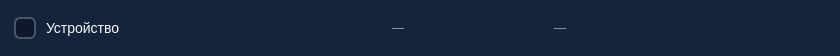
<?xml version="1.0" encoding="UTF-8"?>
<ui version="4.0">
 <class>ScanRow</class>
 <widget class="QWidget" name="ScanRow">
  <property name="geometry"><rect><x>0</x><y>0</y><width>840</width><height>56</height></rect></property>
  <attribute name="WA_StyledBackground"><bool>true</bool></attribute>
  <property name="styleSheet">
   <string notr="true">
QWidget#ScanRow { background-color: #16233C; border-radius: 10px; }
QWidget#ScanRow[saved="true"] { background-color: #10261F; border: 1px solid #10B981; }
QCheckBox { color: #F8FAFC; font-size: 14px; spacing: 10px; }
QCheckBox:disabled { color: #A7F3D0; }
QCheckBox::indicator { width: 18px; height: 18px; border-radius: 6px; border: 2px solid #475569; background-color: #0F172A; }
QCheckBox::indicator:hover { border-color: #3B82F6; }
QCheckBox::indicator:checked { background-color: #3B82F6; border-color: #3B82F6; }
QCheckBox[saved="true"]::indicator:checked { background-color: #10B981; border-color: #34D399; }
QCheckBox[saved="true"]::indicator:disabled { background-color: #10B981; border-color: #34D399; }
QLabel#MacLabel, QLabel#UuidLabel { color: #94A3B8; }
   </string>
  </property>
  <layout class="QHBoxLayout" name="rowLayout" stretch="1,0,0">
   <property name="spacing"><number>12</number></property>
   <property name="leftMargin"><number>14</number></property>
   <property name="topMargin"><number>0</number></property>
   <property name="rightMargin"><number>16</number></property>
   <property name="bottomMargin"><number>0</number></property>
   <item>
    <widget class="QCheckBox" name="SelectBox">
     <property name="text"><string>Устройство</string></property>
     <property name="minimumSize"><size><width>0</width><height>28</height></size></property>
     <property name="maximumSize"><size><width>16777215</width><height>28</height></size></property>
    </widget>
   </item>
   <item>
    <widget class="QLabel" name="MacLabel">
     <property name="text"><string>—</string></property>
     <property name="wordWrap"><bool>false</bool></property>
     <property name="minimumSize"><size><width>150</width><height>20</height></size></property>
     <property name="maximumSize"><size><width>150</width><height>20</height></size></property>
     <property name="alignment"><set>Qt::AlignLeading|Qt::AlignLeft|Qt::AlignVCenter</set></property>
    </widget>
   </item>
   <item>
    <widget class="QLabel" name="UuidLabel">
     <property name="text"><string>—</string></property>
     <property name="wordWrap"><bool>false</bool></property>
     <property name="minimumSize"><size><width>270</width><height>20</height></size></property>
     <property name="maximumSize"><size><width>270</width><height>20</height></size></property>
     <property name="alignment"><set>Qt::AlignLeading|Qt::AlignLeft|Qt::AlignVCenter</set></property>
    </widget>
   </item>
  </layout>
 </widget>
 <resources/>
 <connections/>
</ui>
